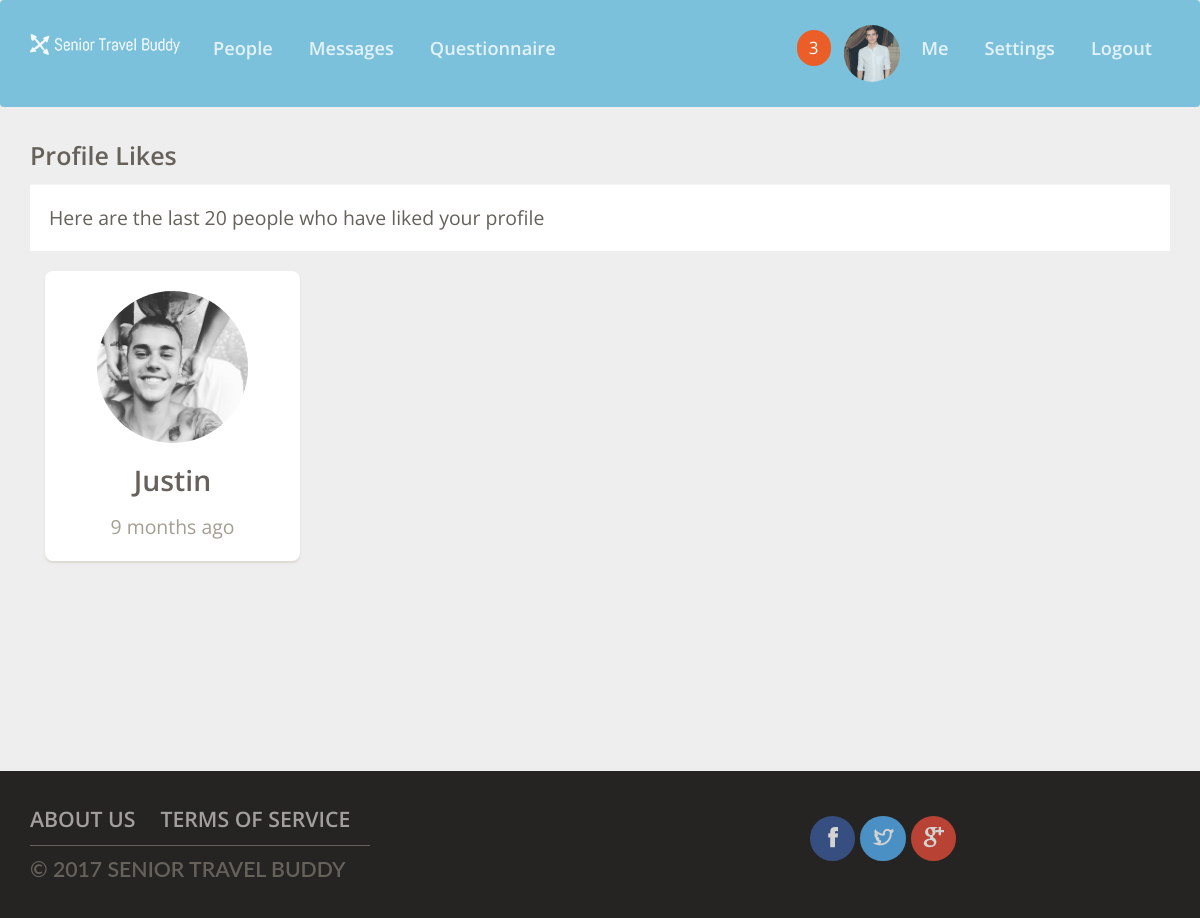
The app's page /likes.php (signed in) with its own data.
### tables this page shows
CREATE TABLE `users` (
  `id` int(11) NOT NULL AUTO_INCREMENT,
  `full_name` varchar(150) DEFAULT NULL,
  `email` varchar(100) DEFAULT NULL,
  `password` varchar(123) DEFAULT NULL,
  `country` varchar(199) DEFAULT NULL,
  `city` varchar(100) DEFAULT NULL,
  `credits` int(11) DEFAULT NULL,
  `latitude` varchar(50) DEFAULT NULL,
  `longitude` varchar(50) DEFAULT NULL,
  `age` int(11) DEFAULT NULL,
  `bio` text,
  `gender` varchar(20) DEFAULT NULL,
  `sexual_interest` int(11) DEFAULT NULL,
  `instagram_username` varchar(50) DEFAULT '',
  `profile_picture` varchar(200) DEFAULT NULL,
  `ip` varchar(50) DEFAULT NULL,
  `registered` int(11) DEFAULT '0',
  `last_login` int(11) DEFAULT '0',
  `last_active` int(11) DEFAULT '0',
  `updated_preferences` int(11) DEFAULT '0',
  `updated_name` int(11) DEFAULT '0',
  `is_admin` int(11) DEFAULT '0',
  `is_incognito` int(11) DEFAULT '0',
  `is_verified` int(11) DEFAULT '0',
  `has_disabled_ads` int(11) DEFAULT '0',
  `is_increased_exposure` int(11) DEFAULT '0',
  `language` varchar(100) DEFAULT NULL,
  `interests` text,
  `uploaded_photos` int(11) DEFAULT '0',
  `is_vip` int(20) DEFAULT '0',
  `vip_expiration` int(20) DEFAULT '0',
  `ghost_mode_start` int(20) DEFAULT '0',
  `verified_badge_start` int(20) DEFAULT '0',
  `spotlight_start` int(20) DEFAULT '0',
  `disable_ads_start` int(20) DEFAULT '0',
  `ghost_mode_expiration` int(20) DEFAULT '0',
  `verified_badge_expiration` int(20) DEFAULT '0',
  `spotlight_expiration` int(20) DEFAULT '0',
  `disable_ads_expiration` int(20) DEFAULT '0',
  `height` text,
  `weight` int(11) DEFAULT '0',
  `last_encounter` int(11) DEFAULT '0',
  `marital_status` varchar(10) NOT NULL,
  `has_traveled` varchar(10) NOT NULL,
  `where_traveled` varchar(300) NOT NULL,
  `preferred_destination` varchar(300) NOT NULL,
  `cruising_or_touring` varchar(10) NOT NULL,
  `state_of_health` varchar(10) NOT NULL,
  `active_or_slow_travel` varchar(10) NOT NULL,
  `distance_to_travel` varchar(6) NOT NULL,
  `spontaneous_or_itinerary` varchar(20) NOT NULL,
  `smoker` varchar(10) NOT NULL,
  `accommodation_type` varchar(10) NOT NULL,
  `budget` varchar(10) NOT NULL,
  `luggage_type` varchar(30) NOT NULL,
  `foodie` varchar(10) NOT NULL,
  `alcohol` varchar(10) NOT NULL,
  `rating_lounge_poolside_beach` varchar(30) NOT NULL,
  `rating_explore` varchar(20) NOT NULL,
  `rating_shopping` varchar(30) NOT NULL,
  `rating_casino` varchar(20) NOT NULL,
  `rating_tours` varchar(30) NOT NULL,
  `rating_food` varchar(30) NOT NULL,
  `rating_spa` varchar(30) NOT NULL,
  `rating_sports` varchar(30) NOT NULL,
  `rating_concerts` varchar(30) NOT NULL,
  `group_or_independent` varchar(30) NOT NULL,
  `small_or_mega_ship_cruising` varchar(30) NOT NULL,
  `active_or_sedentary` varchar(30) NOT NULL,
  `primary_language` varchar(30) NOT NULL,
  PRIMARY KEY (`id`)
);

CREATE TABLE `profile_likes` (
  `id` int(11) NOT NULL AUTO_INCREMENT,
  `profile_id` int(11) NOT NULL,
  `viewer_id` int(11) NOT NULL,
  `time` int(11) NOT NULL,
  PRIMARY KEY (`id`)
);

CREATE TABLE `pages` (
  `id` int(11) NOT NULL AUTO_INCREMENT,
  `page_title` text NOT NULL,
  `content` longtext NOT NULL,
  PRIMARY KEY (`id`)
);

### likes.php (called while the page is built, shortened)
<?php
require('core/config.php');
require('core/system.php');
$system = new System;
$system->domain = $domain;
$system->db = $db;
$user = $system->getUserInfo($_SESSION['user_id']);
$system->setUserActive($user->id);
$settings = $system->getSettings();
$profile_likes = $db->query("SELECT * FROM profile_likes WHERE profile_id='".$user->id."' AND viewer_id != '".$user->id."' ORDER BY id DESC LIMIT 20");
require('inc/top.php');
require('layout/likes.php');
require('inc/bottom.php');

### core/config.php (called while the page is built, shortened)
<?php
	$domain = 'http://localhost';
	$site_name = 'Senior Travel Buddy';

### core/system.php (called while the page is built, shortened)
<?php
class System {
	public $domain;
	public $db;
	public function getDomain() {
		return $this->domain;
	}
	public function getProfilePicture($user) {
		if(filter_var($user->profile_picture,FILTER_VALIDATE_URL)) {
			return $user->profile_picture;
		} else {
			return $this->domain.'/uploads/'.$user->profile_picture;
		}
	}
	public function getUserInfo($id) {
		$user = $this->db->query("SELECT * FROM users WHERE id='".$id."'");
		$user = $user->fetch_object();
		return $user;
	}
	public function getFirstName($full_name) {
		$full_name = explode(' ',$full_name);
		return $full_name[0];
	}
	public function setUserActive($id) {
		$this->db->query("UPDATE users SET last_active='".time()."' WHERE id='".$id."'");
	}
	public function getSettings() {
		$settings = $this->db->query("SELECT * FROM settings LIMIT 1");
		return $settings->fetch_object();
	}
}

### languages/english/language.php (called while the page is built, shortened)
<?php
$lang["Male"] = "Male";
$lang["Female"] = "Female";
$lang["Hello"] = "Hello";
$lang["Messages"] = "Messages";
$lang["People"] = "People";
$lang["Friends"] = "My Travel Buddies";
$lang["Accept"] = "Accept";
$lang["Decline"] = "Decline";
$lang["Nothing_To_Show"] = "No data";
$lang["You_Have_Not_Added_Any_Friends"] = "You have not added any friends";
$lang["Profile_Visitors"] = "Profile Visitors";
$lang["Profile_Likes"] = "Profile Likes";
$lang["User"] = "User";
$lang["Time"] = "Time";
$lang["Country"] = "Country";
$lang["City"] = "City";
$lang["Gender"] = "Gender";
$lang["Men"] = "Men";
$lang["Women"] = "Women";
$lang["MenNWomen"] = "Men & Women";
$lang["Save"] = "Save";
$lang["Profile_Photo"] = "Profile Photo";
$lang["Full_Name"] = "Full Name";
$lang["Email"] = "Email";
$lang["New_Password"] = "New Password";
$lang["Instagram_Username"] = "Instagram Username";
$lang["Upgrades"] = "Upgrades";
$lang["Settings"] = "Settings";
$lang["Account"] = "Account";
$lang["Full_Name_Update_Notice"] = "You can only update your name once";
$lang["Instagram_Import_Notice"] = "Let us import your Instagram photos into your profile";
$lang["Updated_Account_Settings"] = "You have updated your account settings";
$lang["Privacy"] = "Privacy";
$lang["Buy_Credits"] = "Buy Credits";
$lang["Credits"] = "Credits";
$lang["Description"] = "Description";
$lang["Enable"] = "Enable";
$lang["Active"] = "Active";
$lang["Like"] = "Like";
$lang["Likes"] = "Likes";
$lang["Liked"] = "Liked";
$lang["Self-summary"] = "Self-summary";
$lang["This_Profile_Is_Private"] = "This profile is private";
$lang["Instagram_Photos"] = "Instagram Photos";
$lang["Add_As_Friend"] = "Add as Friend";
$lang["Friend_Request_Sent"] = "Friend Request Sent";
$lang["Visitors"] = "Visitors";
$lang["Logged_In"] = "Logged in";
$lang["Logout"] = "Logout";
$lang["Notifications"] = "Notifications";
$lang["No_New_Notifications"] = "No new notifications";
$lang["See_All"] = "See All";
$lang["Enter_Message"] = "Enter your message";
$lang["Choose_File"] = "Choose File";
$lang["None_Visited_Profile"] = "No one has visited your profile yet";
$lang["None_Liked_Profile"] = "No one has liked your profile yet";
$lang["Chat_With"] = "Chat with";
$lang["sProfile"] = "%s's Profile";
$lang["second"] = "second";
$lang["minute"] = "minute";

### inc/bottom.php (the view, shortened to what this page needs)
<footer class="footer footer-black">
  <div class="container">
    <div class="row">
      <div class="col-md-6 col-sm-9">
        <div class="links">
          <ul class="uppercase-links">
            <?php while($custom_page = $custom_pages->fetch_object()) { ?>
            <li>
              <a href="<?=$system->getDomain()?>/page/<?=$custom_page->id?>">
                <?=$custom_page->page_title?>
              </a>
            </li>
            <? } ?>
          <hr>
          <div class="copyright">
            © <?=date('Y')?> <?=$site_name?>
          </div>
        </div>
      </div>
      <div class="col-md-4 col-md-offset-2 col-sm-2 col-sm-offset-1">
        <div class="social-area">
          <?php if(!empty($settings->facebook_link)) { ?>
          <a href="<?=$settings->facebook_link?>" target="_blank" class="btn btn-icon btn-facebook btn-fill">
            <i class="ti-facebook"></i>
          </a>
          <? } ?>
          <?php if(!empty($settings->twitter_link)) { ?>
          <a href="<?=$settings->twitter_link?>" target="_blank" class="btn btn-icon btn-twitter btn-fill">
            <i class="ti-twitter"></i>
          </a>
          <? } ?>
          <?php if(!empty($settings->google_plus_link)) { ?>
          <a href="<?=$settings->twitter_link?>" target="_blank" class="btn btn-icon btn-google btn-fill">
            <i class="ti-google"></i>
          </a>
          <? } ?>
        </div>
      </div>
    </div>
  </div>
</footer>
</body>
</html>

### inc/top.php (shortened to what this page needs)
<?php
$ucount = $db->query("SELECT id FROM notifications WHERE receiver_id='".$user->id."' AND is_read='0'");
$ucount = $ucount->num_rows;
$custom_pages = $db->query("SELECT * FROM pages ORDER BY id DESC");
?>
<!DOCTYPE html>
 <html lang="en">
<head> <meta name="robots" content="noindex">
    <link href="<?=$system->getDomain()?>/assets/bootstrap3/css/bootstrap.css" rel="stylesheet">
    <link href="<?=$system->getDomain()?>/assets/css/bxslider.css" rel="stylesheet">
    <link href="<?=$system->getDomain()?>/assets/css/lightslider.min.css" rel="stylesheet">
    <link href="<?=$system->getDomain()?>/assets/css/jquery.gritter.css" rel="stylesheet">
    <link href="<?=$system->getDomain()?>/assets/css/plugins.css" rel="stylesheet">
    <link href="<?=$system->getDomain()?>/assets/css/autocomplete.css" rel="stylesheet">
    <link href="<?=$system->getDomain()?>/assets/css/jquery.mCustomScrollbar.min.css" rel="stylesheet">
    <?php
    if($settings->winter_theme == 0) {
    echo '<link href="'.$system->getDomain().'/assets/css/theme.css" rel="stylesheet">';
    echo '<link href="'.$system->getDomain().'/assets/css/style.css" rel="stylesheet">';
    } else {
    echo '<link href="'.$system->getDomain().'/assets/css/winter/theme.css" rel="stylesheet">';
    echo '<link href="'.$system->getDomain().'/assets/css/winter/style.css" rel="stylesheet">';
    }
    ?>
    <link href="<?=$system->getDomain()?>/assets/css/icomoon.css" rel="stylesheet" type="text/css" />
    <link href="<?=$system->getDomain()?>/assets/css/themify-icons.css" rel="stylesheet" type="text/css" />
</head>
<body>
    <nav class="navbar navbar-ct-danger" role="navigation-demo">
      <div class="container">
        <div class="navbar-header">
        <a class="navbar-brand" href="#"><img src="<?=$system->getDomain()?>/img/logo-small.png"></a>
    </div>
    <div class="collapse navbar-collapse" id="navigation-example-2">
      <ul class="nav navbar-nav">
        <li>
            <a href="<?=$system->getDomain()?>/people">
                <?=$lang['People']?>
            </a>
        </li>
        <li>
            <a href="#" data-toggle="modal" data-target="#messages" style="outline:none;">
                <?=$lang['Messages']?>
            </a>
        </li>
        <li>
            <a href="<?=$system->getDomain()?>/questionnaire.php">
                <?=$lang['Questionnaire']?>
            </a>
        </li>
    </ul>
    <ul class="nav navbar-nav navbar-right">
                        <li><a href="<?=$system->getDomain()?>/user/<?=$user->id?>">Me</a></li>
                            <li><a href="<?=$system->getDomain()?>/settings"><?=$lang['Settings']?></a></li>
        <li><a href="<?=$system->getDomain()?>/logout.php"><?=$lang['Logout']?></a></li>
        </ul>
    <ul class="nav navbar-nav navbar-right">
        <li class="dropdown">
            <a class="btn btn-sm btn-danger btn-fill notification-count" data-toggle="dropdown">
                <?=$ucount?>
            </a>
        </li>
        <li class="dropdown">
            <a href="#" class="profile-photo dropdown-toggle" data-toggle="dropdown" aria-expanded="false">
                <div class="profile-photo-small">
                    <img src="<?=$system->getProfilePicture($user)?>" class="img-circle img-responsive img-no-padding">
                </div>
            </a>
        </li>
    </ul>
</div>
</div>
</nav>

### layout/likes.php (shortened to what this page needs)
<div class="wrapper">
	<div class="section">
		<div class="container" <?php if($profile_likes->num_rows >= 1) { echo 'style="padding-bottom:160px;"'; } else { echo 'style="padding-bottom:380px;"'; } ?>>
			<div class="row">
				<div class="col-lg-12">
					<h2 class="page-title mb-20 mt-5" style="font-size:25px;"> <?=$lang['Profile_Likes']?> </h2>
					<?php if($profile_likes->num_rows >= 1) { ?>
					<div class="well bg-white">
						<p class="mb-0"><?=$lang['Last_20_Likers']?></p>
					</div>
					<?php
					while($profile_like = $profile_likes->fetch_object()) {
						$profile = $system->getUserInfo($profile_like->viewer_id);
						?>
						<div class="col-lg-3 col-md-3 col-sm-4">
							<div class="card card-user">
								<div class="content">
									<div class="author">
										<a href="<?=$system->getDomain()?>/user/<?=$profile->id?>">
											<img class="avatar" src="<?=$system->getProfilePicture($profile)?>">
											<h4 class="title"><?=$system->getFirstName($profile->full_name)?></h4>
										</a>
									</div>
									<p class="text-center text-muted">
										<?=$system->timeAgo($lang,$profile_like->time)?>
									</p>
								</div>
							</div>
						</div>
						<?
					}
				} else {
					echo '<div class="panel rounded"> <div class="panel-body"> '.$lang['None_Liked_Profile'].' </div> </div>';
				}
				?>
			</div>
		</div>
	</div>
</div>
</div>

### assets/css/style.css (style rules this page uses)
.bg-white { background: #fff; border: none; border-radius: 0px; }
.mb-0 { margin-bottom: 0px; }
.mt-5 { margin-top: 5px; }
.well { border-radius: 0px; }
.page-title { font-weight: 600; font-size:calc(1.515 * 30px); }
.emoji-content, { height: auto; width: 100%; overflow: hidden; }

### records on screen
users: profile_picture (picture)
profile_likes: users.profile_picture (picture), users.full_name "Justin", time "9 months ago"
pages: page_title "ABOUT US"
pages: page_title "TERMS OF SERVICE"

### other values on screen
$lang['People'] "People"
$lang['Messages'] "Messages"
$lang['Questionnaire'] "Questionnaire"
$lang['Settings'] "Settings"
$lang['Logout'] "Logout"
$ucount "3"
$lang['Profile_Likes'] "Profile Likes"
$lang['Last_20_Likers'] "Here are the last 20 people who have liked your profile"
$site_name "SENIOR TRAVEL BUDDY"
